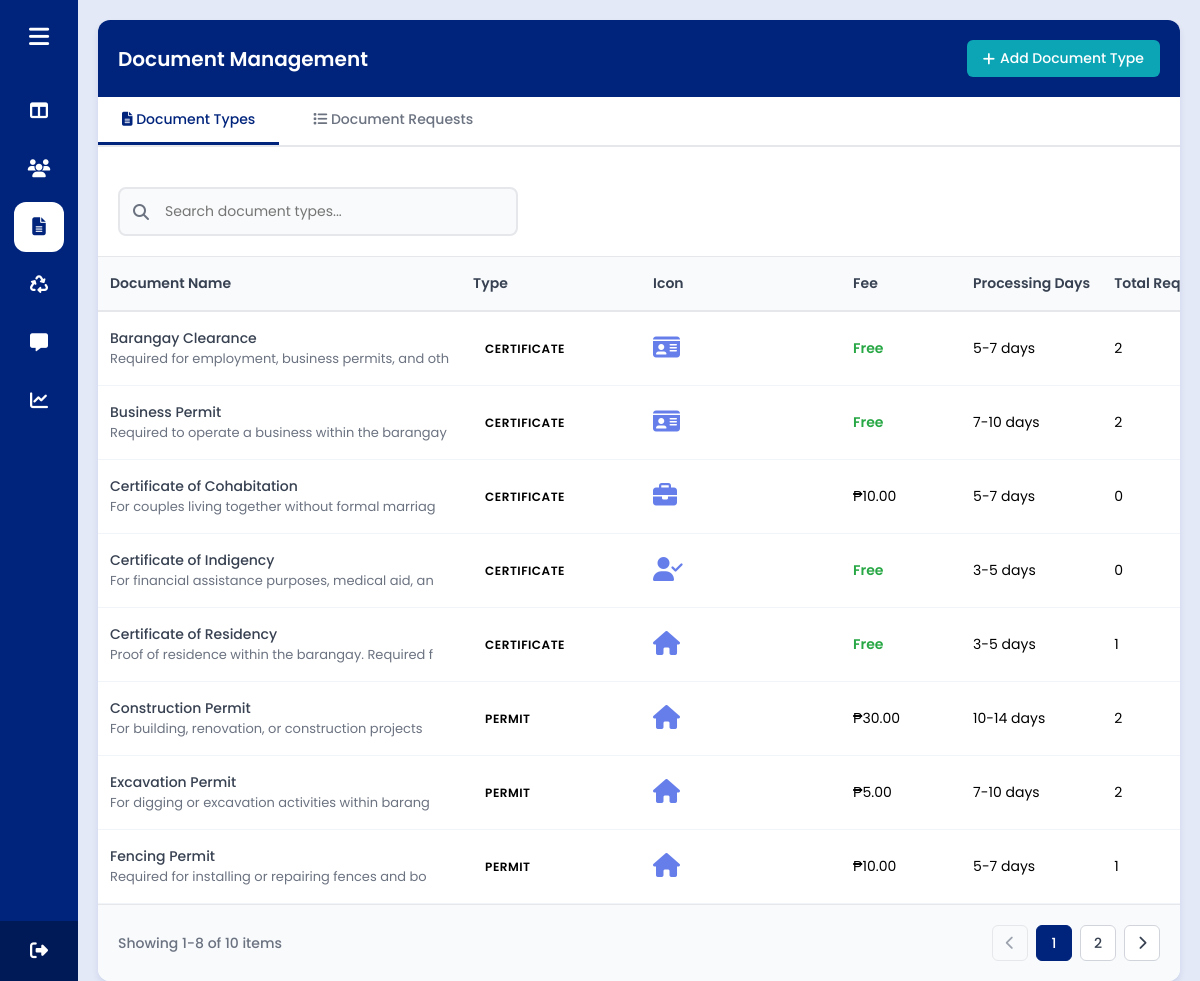
/admin/request_certificates.php (signed in), run on the app's committed database.
### tables this page shows
CREATE TABLE `document_types` (
  `id` int(11) NOT NULL,
  `name` varchar(100) NOT NULL,
  `type` enum('certificate','permit') NOT NULL,
  `description` text DEFAULT NULL,
  `icon` varchar(50) DEFAULT NULL,
  `processing_days` varchar(20) DEFAULT NULL,
  `fee` decimal(10,2) DEFAULT 0.00,
  `requirements` text DEFAULT NULL,
  `is_active` tinyint(1) DEFAULT 1,
  `created_at` timestamp NOT NULL DEFAULT current_timestamp()
);

### admin/request_certificates.php (the view, shortened to what the rows shown need)
<?php
require_once("../conn/conn.php");
$activeTab = isset($_GET['tab']) ? $_GET['tab'] : 'types';
$requestsPerPage = 8;
$currentPage = isset($_GET['page']) ? (int) $_GET['page'] : 1;
$currentPage = max(1, $currentPage);
$offset = ($currentPage - 1) * $requestsPerPage;
$requests = [];
$documentTypes = [];
if ($activeTab === 'requests') {
    try {
        $countStmt = $conn->prepare("SELECT COUNT(*) as total FROM document_requests dr");
        $countStmt->execute();
        $totalRequests = $countStmt->get_result()->fetch_assoc()['total'];
        $stmt = $conn->prepare("
            SELECT
                dr.*,
                dt.name as document_name,
                dt.icon,
                dt.type as document_type,
                dt.fee,
                dt.processing_days,
                u.first_name,
                u.middle_name,
                u.last_name,
                u.email,
                u.contact_number,
                u.image as user_image
            FROM document_requests dr
            INNER JOIN document_types dt ON dr.document_type_id = dt.id
            INNER JOIN user u ON dr.user_id = u.id
            ORDER BY dr.submitted_date DESC
            LIMIT ? OFFSET ?
        ");
        $stmt->bind_param("ii", $requestsPerPage, $offset);
        $stmt->execute();
        $result = $stmt->get_result();
        while ($row = $result->fetch_assoc()) {
            $requests[] = $row;
        }
    } catch (Exception $e) {
        die("Error fetching requests: " . $e->getMessage());
    }
    $stats = [
        'total' => 0,
        'pending' => 0,
        'processing' => 0,
        'approved' => 0,
        'ready' => 0,
        'completed' => 0,
        'rejected' => 0,
        'cancelled' => 0
    ];
    try {
        $statsStmt = $conn->query("
            SELECT
                COUNT(*) as total,
                SUM(CASE WHEN status = 'pending' THEN 1 ELSE 0 END) as pending,
                SUM(CASE WHEN status = 'processing' THEN 1 ELSE 0 END) as processing,
                SUM(CASE WHEN status = 'approved' THEN 1 ELSE 0 END) as approved,
                SUM(CASE WHEN status = 'ready' THEN 1 ELSE 0 END) as ready,
                SUM(CASE WHEN status = 'completed' THEN 1 ELSE 0 END) as completed,
                SUM(CASE WHEN status = 'rejected' THEN 1 ELSE 0 END) as rejected,
                SUM(CASE WHEN status = 'cancelled' THEN 1 ELSE 0 END) as cancelled
            FROM document_requests
        ");
        $stats = $statsStmt->fetch_assoc();
    } catch (Exception $e) {
    }
} else {
    try {
        $stmt = $conn->prepare("
            SELECT
                dt.*,
                COUNT(dr.id) as request_count
            FROM document_types dt
            LEFT JOIN document_requests dr ON dt.id = dr.document_type_id
            GROUP BY dt.id
            ORDER BY dt.name ASC
            LIMIT ? OFFSET ?
        ");
        $stmt->bind_param("ii", $requestsPerPage, $offset);
        $stmt->execute();
        $result = $stmt->get_result();
        while ($row = $result->fetch_assoc()) {
            $documentTypes[] = $row;
        }
    } catch (Exception $e) {
        die("Error fetching document types: " . $e->getMessage());
    }
}
?>
<!DOCTYPE html>
<html lang="en" dir="ltr">
<head>
    <?php include '../components/header_links.php'; ?>
    <?php include '../components/admin_side_header.php'; ?>
</head>
<body>
    <section class="home-section">
        <div class="table-container">
            <div class="table-header">
                <h2 class="table-title">Document Management</h2>
            </div>
            <?php if ($activeTab === 'requests'): ?>
                <div class="table-responsive">
                    <table class="residents-table" id="requestsTable">
                        <thead>
                            <tr>
                                <th>Request ID</th>
                                <th>Requester</th>
                                <th>Document</th>
                                <th>Type</th>
                                <th>Purpose</th>
                                <th>Fee</th>
                                <th>Status</th>
                                <th>Date Submitted</th>
                                <th>Actions</th>
                            </tr>
                        </thead>
                        <tbody>
                            <?php if (count($requests) > 0): ?>
                                <?php foreach ($requests as $request): ?>
                                    <tr>
                                        <td>
                                            <div class="resident-name"><?= htmlspecialchars($request['request_id']); ?></div>
                                        </td>
                                        <td>
                                            <div class="resident-name">
                                                <?= htmlspecialchars($request['first_name'] . ' ' . $request['last_name']); ?>
                                            </div>
                                            <div class="resident-email"><?= htmlspecialchars($request['email'] ?? 'N/A'); ?></div>
                                        </td>
                                        <td>
                                            <div style="display: flex; align-items: center; gap: 8px;">
                                                <i class="fas <?= htmlspecialchars($request['icon']); ?>"
                                                    style="color: #667eea;"></i>
                                                <span><?= htmlspecialchars($request['document_name']); ?></span>
                                            </div>
                                        </td>
                                        <td>
                                            <span
                                                class="status-badge <?= $request['document_type'] === 'certificate' ? 'certificate' : 'permit'; ?>">
                                                <?= ucfirst($request['document_type']); ?>
                                            </span>
                                        </td>
                                        <td><?= htmlspecialchars(substr($request['purpose'], 0, 50)) . (strlen($request['purpose']) > 50 ? '...' : ''); ?>
                                        </td>
                                        <td>
                                            <?= $request['fee'] == 0 ? '<span style="color: #28a745; font-weight: 600;">Free</span>' : '₱' . number_format($request['fee'], 2); ?>
                                        </td>
                                        <td>
                                            <span class="status-badge <?= htmlspecialchars($request['status']); ?>">
                                                <?= ucfirst(str_replace('_', ' ', $request['status'])); ?>
                                            </span>
                                        </td>
                                        <td><?= date("M d, Y", strtotime($request['submitted_date'])); ?></td>
                                        <td>
                                            <div class="action-buttons">
                                                <button class="btn btn-sm btn-view"
                                                    onclick="viewRequestDetails(<?= $request['id']; ?>)" title="View Details">
                                                    <i class="fas fa-eye"></i>
                                                </button>
                                                <button class="btn btn-sm btn-edit"
                                                    onclick="updateRequestStatus(<?= $request['id']; ?>)" title="Update Status">
                                                    <i class="fas fa-edit"></i>
                                                </button>
                                                <button class="btn btn-sm btn-delete"
                                                    onclick="deleteRequest(<?= $request['id']; ?>)" title="Delete">
                                                    <i class="fas fa-trash"></i>
                                                </button>
                                            </div>
                                        </td>
                                    </tr>
                                <?php endforeach; ?>
                            <?php else: ?>
                                <tr>
                                    <td colspan="9" class="no-data">
                                        <i class="fas fa-inbox"></i>
                                        <p>No requests found</p>
                                    </td>
                                </tr>
                            <?php endif; ?>
                        </tbody>
                    </table>
                </div>
                <div class="mobile-cards">
                    <?php if (count($requests) > 0): ?>
                        <?php foreach ($requests as $request): ?>
                            <div class="resident-card">
                                <div class="card-header">
                                    <div>
                                        <div class="resident-name">
                                            <?= htmlspecialchars($request['first_name'] . ' ' . $request['last_name']); ?>
                                        </div>
                                        <div class="resident-email"><?= htmlspecialchars($request['request_id']); ?></div>
                                    </div>
                                </div>
                                <div class="card-body">
                                    <div class="card-field">Document:</div>
                                    <div class="card-value">
                                        <i class="fas <?= htmlspecialchars($request['icon']); ?>"></i>
                                        <?= htmlspecialchars($request['document_name']); ?>
                                    </div>
                                    <div class="card-field">Type:</div>
                                    <div class="card-value">
                                        <span
                                            class="card-status <?= $request['document_type'] === 'certificate' ? 'certificate' : 'permit'; ?>">
                                            <?= ucfirst($request['document_type']); ?>
                                        </span>
                                    </div>
                                    <div class="card-field">Purpose:</div>
                                    <div class="card-value">
                                        <?= htmlspecialchars(substr($request['purpose'], 0, 50)) . (strlen($request['purpose']) > 50 ? '...' : ''); ?>
                                    </div>
                                    <div class="card-field">Fee:</div>
                                    <div class="card-value">
                                        <?= $request['fee'] == 0 ? '<span style="color: #28a745;">Free</span>' : '₱' . number_format($request['fee'], 2); ?>
                                    </div>
                                    <div class="card-field">Status:</div>
                                    <div class="card-value">
                                        <span class="card-status <?= htmlspecialchars($request['status']); ?>">
                                            <?= ucfirst(str_replace('_', ' ', $request['status'])); ?>
                                        </span>
                                    </div>
                                    <div class="card-field">Submitted:</div>
                                    <div class="card-value"><?= date("M d, Y", strtotime($request['submitted_date'])); ?></div>
                                </div>
                                <div class="card-actions">
                                    <button class="btn btn-sm btn-view" onclick="viewRequestDetails(<?= $request['id']; ?>)">
                                        <i class="fas fa-eye"></i>
                                    </button>
                                    <button class="btn btn-sm btn-edit" onclick="updateRequestStatus(<?= $request['id']; ?>)">
                                        <i class="fas fa-edit"></i>
                                    </button>
                                    <button class="btn btn-sm btn-delete" onclick="deleteRequest(<?= $request['id']; ?>)">
                                        <i class="fas fa-trash"></i>
                                    </button>
                                </div>
                            </div>
                        <?php endforeach; ?>
                    <?php endif; ?>
                </div>
            <?php else: ?>
                <div class="table-responsive">
                    <table class="residents-table" id="typesTable">
                        <thead>
                            <tr>
                                <th>Document Name</th>
                                <th>Type</th>
                                <th>Icon</th>
                                <th>Fee</th>
                                <th>Processing Days</th>
                                <th>Total Requests</th>
                            </tr>
                        </thead>
                        <tbody>
                            <?php if (count($documentTypes) > 0): ?>
                                <?php foreach ($documentTypes as $type): ?>
                                    <tr>
                                        <td>
                                            <div class="resident-name"><?= htmlspecialchars($type['name']); ?></div>
                                            <div class="resident-email">
                                                <?= htmlspecialchars(substr($type['description'] ?? '', 0, 50)); ?>
                                            </div>
                                        </td>
                                        <td>
                                            <span
                                                class="status-badge <?= $type['type'] === 'certificate' ? 'certificate' : 'permit'; ?>">
                                                <?= ucfirst($type['type']); ?>
                                            </span>
                                        </td>
                                        <td>
                                            <i class="fas <?= htmlspecialchars($type['icon']); ?>"
                                                style="font-size: 1.5rem; color: #667eea;"></i>
                                        </td>
                                        <td>
                                            <?= $type['fee'] == 0 ? '<span style="color: #28a745; font-weight: 600;">Free</span>' : '₱' . number_format($type['fee'], 2); ?>
                                        </td>
                                        <td><?= htmlspecialchars($type['processing_days']); ?></td>
                                        <td><?= $type['request_count']; ?></td>
                                    </tr>
                                <?php endforeach; ?>
                            <?php endif; ?>
                        </tbody>
                    </table>
                </div>
            <?php endif; ?>
        </div>
    </section>
</body>
</html>

### data on the page
document_types: name "Barangay Clearance", description "Required for employment, business permits, and oth", type "CERTIFICATE", fee "Free", processing_days "5-7 days", request_count "2"
document_types: name "Business Permit", description "Required to operate a business within the barangay", type "CERTIFICATE", fee "Free", processing_days "7-10 days", request_count "2"
document_types: name "Certificate of Cohabitation", description "For couples living together without formal marriag", type "CERTIFICATE", fee "10.00", processing_days "5-7 days", request_count "0"
document_types: name "Certificate of Indigency", description "For financial assistance purposes, medical aid, an", type "CERTIFICATE", fee "Free", processing_days "3-5 days", request_count "0"
document_types: name "Certificate of Residency", description "Proof of residence within the barangay. Required f", type "CERTIFICATE", fee "Free", processing_days "3-5 days", request_count "1"
document_types: name "Construction Permit", description "For building, renovation, or construction projects", type "PERMIT", fee "30.00", processing_days "10-14 days", request_count "2"
document_types: name "Excavation Permit", description "For digging or excavation activities within barang", type "PERMIT", fee "5.00", processing_days "7-10 days", request_count "2"
document_types: name "Fencing Permit", description "Required for installing or repairing fences and bo", type "PERMIT", fee "10.00", processing_days "5-7 days", request_count "1"

### other printed values
$startRecord "1"
$endRecord "8"
$totalItems "10"
